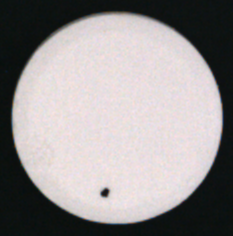
//> input picture imgs_0321_2025_v1/input/oriImg_04.png, 233 x 236 px
$ ./Pro_0407_2025_Pan_v3   (built with g++ and OpenCV 4)
//> lines starting //> are read from the running program, lines starting //| are printed output that depends on the picture; after the words box and inside, x2 and y2 are one past the last pixel; in counts of white or black regions, pixels touching at a corner belong together
#include <stdio.h>
#include <string.h>
#include <stdlib.h>
#include <cmath>
#include <opencv2/opencv.hpp>

using namespace std;
using namespace cv;

// the name of decision-variables
// ["threshVal", "gaussianSize", "circleOffset", "meidanSize", "dilateTimes_01"]
// ["aspectOffset_01", "contourPixNums_01", "dilateTimes_02", "aspectOffset_02", "contourPixNum_02"]
int info_val_dv[10] = { 18, 23, 11, 3, 1, 5, 7, 2, 0, 7 };


// [10 lines of commented-out code are left out]

void imgShow(const string& name, const Mat& img) {
	imshow(name, img);
	waitKey(0);
	destroyAllWindows();
}

/*
  function: Sobel processing
*/
void gradCal(Mat& srcImg, Mat& dstImg) {
	Mat sobelX, sobelY, gradientMagnitude;
	Sobel(srcImg, sobelX, CV_64F, 1, 0, 1);
	Sobel(srcImg, sobelY, CV_64F, 0, 1, 1);
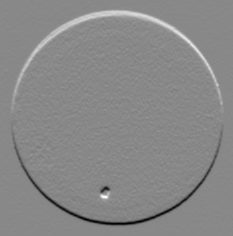
//> sobelY: 236 rows x 233 cols, CV_64FC1; min -132, max 114, mean 0; drawn with min black and max white
	magnitude(sobelX, sobelY, gradientMagnitude);
	normalize(gradientMagnitude, dstImg, 0, 255, NORM_MINMAX, CV_8U);
}

vector<Vec3f> circleDetect(Mat img, int gaussianSize) {
	Mat blurred;
	// GaussianBlur(img, blurred, Size(gaussianSize, gaussianSize), 0, 0);
	GaussianBlur(img, blurred, Size(gaussianSize, gaussianSize), 0, 0);
	// imgShow("res", blurred);
	vector<Vec3f> circles;
	HoughCircles(blurred, circles, HOUGH_GRADIENT, 1, blurred.rows / 8, 200, 100, 0, 0);
	return circles;
}

int comDistance(int y, int x, Vec3f circle, int circleOffset) {
	int centerX = (int)circle[0];
	int centerY = (int)circle[1];
	int radius = (int)circle[2];
	int distance = (int)sqrt(pow((double)(x - centerX), 2) + pow((double)(y - centerY), 2));
	if (distance > radius) {
		return 0;
	}
	else if (distance > radius - circleOffset && distance <= radius) {
		return 1;
	}
	else {
		return 2;
	}
}

void contourProcess(Mat& metaImg, Mat& resImg, int aspectRatio, int pixNums, vector<Vec3f> circles, int circleOffset) {
	vector<vector<Point>> contours;
	findContours(metaImg, contours, RETR_LIST, CHAIN_APPROX_SIMPLE);
	Mat mask = Mat::zeros(metaImg.size(), CV_8UC1);
	for (const auto& contour : contours) {
		Rect bounding_box = boundingRect(contour);
		double aspect_ratio = static_cast<double>(bounding_box.width) / bounding_box.height;
		if ((aspect_ratio <= (1 - aspectRatio * 0.1) || aspect_ratio > (1 + aspectRatio * 0.1)) && cv::contourArea(contour) < pixNums) {
			drawContours(mask, vector<vector<Point>>{contour}, -1, Scalar(255), -1);
		}
	}
	// imgShow("mask", mask);

	if (circles.size() != 0) {
		for (int y = 0; y < resImg.rows; y++) {
			for (int x = 0; x < resImg.cols; x++) {
				if (comDistance(y, x, circles[0], circleOffset) == 2) {
					if (mask.at<uchar>(y, x) == 255) {
						resImg.at<uchar>(y, x) = 255;
					}
				}
			}
		}
	}
	// imgShow("res", resImg);
}

void imgSingleProcess(Mat& oriImg, Mat& resImg, int arr_val_dv[]) {
	Mat kernel = getStructuringElement(MORPH_ELLIPSE, Size(5, 5));
	Mat metaImg;

	Mat edges_s1;
	gradCal(oriImg, edges_s1); // stat-01 -> Sobel
	// imgShow("res", edges_s1);

	Mat biImg;
	threshold(edges_s1, biImg, arr_val_dv[0], 255, THRESH_BINARY); // stat-02 -> threshold
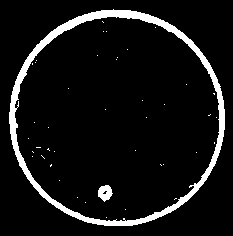
//> biImg: 236 rows x 233 cols, CV_8UC1; 7.8% white; 43 white regions (41 under 20 px), largest, box (x1, y1, x2, y2) and area: (9, 9, 225, 226) 4041, (98, 185, 113, 202) 170
	// imgShow("res", biImg);

	bitwise_not(biImg, biImg);
	// imgShow("res", biImg);

	vector<Vec3f> circles = circleDetect(biImg, arr_val_dv[1]); // GaussianSize
//> in circleDetect, `GaussianBlur(img, blurred, Size(gaussianSize, gaussianSize), 0, 0);`:
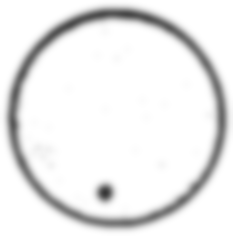
//> blurred: 236 rows x 233 cols, CV_8UC1; min 55, max 255, mean 235.2
//> in circleDetect, `HoughCircles(blurred, circles, HOUGH_GRADIENT, 1, blurred.rows / 8, 20..`: circles = 1 circle (x, y, radius): [116.5, 117.5, 109.1]
//> circles = 1 item: [116.5, 117.5, 109.1]

	if (circles.size() != 0) { // stat-03
		for (int y = 0; y < biImg.rows; y++) {
			for (int x = 0; x < biImg.cols; x++) {
				if (comDistance(y, x, circles[0], arr_val_dv[2]) != 2) {
					biImg.at<uchar>(y, x) = 255;
				}
			}
		}
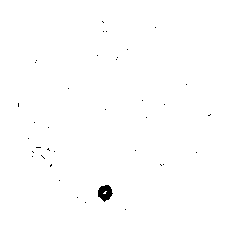
//> biImg: 236 rows x 233 cols, CV_8UC1; 99.6% white; 37 black regions (36 under 20 px), largest, box (x1, y1, x2, y2) and area: (98, 185, 113, 202) 170
	}
	// imgShow("test", biImg);

	Mat blurImg_mask;
	medianBlur(biImg, blurImg_mask, arr_val_dv[3]);
//> blurImg_mask: 236 rows x 233 cols, CV_8UC1; 99.7% white; 1 black region, box (x1, y1, x2, y2) and area: (98, 185, 112, 201) 171
	// imgShow("test", blurImg_mask);

	for (int idxET = 0; idxET < arr_val_dv[4]; idxET++) {
		erode(blurImg_mask, blurImg_mask, kernel);
	}
//> this loop made 1 pass
//> pass 1, in imgSingleProcess, `erode(blurImg_mask, blurImg_mask, kernel);`:
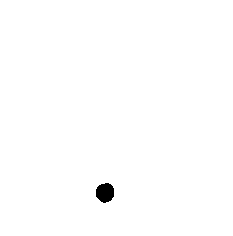
//> blurImg_mask: 236 rows x 233 cols, CV_8UC1; 99.5% white; 1 black region
	// imgShow("test", blurImg_mask);

	contourProcess(blurImg_mask, biImg, arr_val_dv[5], 100 * arr_val_dv[6], circles, arr_val_dv[2]);
//> in contourProcess, `findContours(metaImg, contours, RETR_LIST, CHAIN_APPROX_SIMPLE);`: contours = 2 contours; box (x1, y1, x2, y2) and area: (0, 0, 233, 236) 54520, (95, 182, 115, 204) 311
//> the loop in contourProcess, `for (const auto& contour : contours)` made 2 passes
//> (bounding_box, aspect_ratio) on pass 1: (Rect(95, 182, 20, 22), 0.909)
//> (contour, bounding_box, aspect_ratio) on pass 2: (4 Points (x, y): [0, 0], [0, 235], [232, 235], [232, 0], Rect(0, 0, 233, 236), 0.987)
//> after the loop in contourProcess, `for (const auto& contour : contours)`: mask: 236 rows x 233 cols, CV_8UC1; every value is 0
	// imgShow("res", biImg);

	metaImg = biImg.clone();
	for (int idxET = 0; idxET < arr_val_dv[7]; idxET++) {
		erode(metaImg, metaImg, kernel);
	}
//> this loop made 2 passes
//> pass 2, in imgSingleProcess, `erode(metaImg, metaImg, kernel);`:
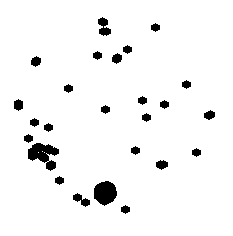
//> metaImg: 236 rows x 233 cols, CV_8UC1; 95.5% white; 25 black regions
	contourProcess(metaImg, biImg, arr_val_dv[8], 100 * arr_val_dv[9], circles, arr_val_dv[2]);
//> call 2 of contourProcess, with aspectRatio = 0, pixNums = 700, circleOffset = 11
//> in contourProcess (call 2), `findContours(metaImg, contours, RETR_LIST, CHAIN_APPROX_SIMPLE);`: contours = 30 contours, 3 with area under 20; largest, box (x1, y1, x2, y2) and area: (0, 0, 233, 236) 54520, (93, 180, 118, 207) 462, (27, 142, 60, 164) 440, (97, 16, 112, 37) 180, (72, 192, 91, 208) 139
//> the loop in contourProcess (call 2), `for (const auto& contour : contours)` made 30 passes
//> (bounding_box, aspect_ratio) on passes 1, 2, 3, 4, 5, 6, 10, 11, 12, 13, 14, 15: (Rect(120, 204, 11, 11), 1), (Rect(72, 192, 19, 16), 1.19), (Rect(93, 180, 25, 27), 0.926), (Rect(54, 175, 11, 11), 1), (Rect(155, 159, 14, 12), 1.17), (Rect(45, 159, 12, 13), 0.923), (Rect(191, 147, 11, 11), 1), (Rect(130, 145, 11, 11), 1), (Rect(27, 142, 33, 22), 1.5), (Rect(23, 133, 11, 11), 1), (Rect(43, 122, 11, 11), 1), (Rect(29, 117, 11, 11), 1)
//> (contour, bounding_box, aspect_ratio) on passes 7, 8, 9, 30: (1 Point (x, y): [44, 152], Rect(44, 152, 1, 1), 1), (1 Point (x, y): [38, 152], Rect(38, 152, 1, 1), 1), (1 Point (x, y): [42, 151], Rect(42, 151, 1, 1), 1), (4 Points (x, y): [0, 0], [0, 235], [232, 235], [232, 0], Rect(0, 0, 233, 236), 0.987)
//> after the loop in contourProcess (call 2), `for (const auto& contour : contours)`:
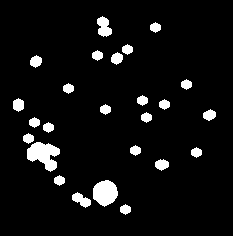
//> mask: 236 rows x 233 cols, CV_8UC1; 6.2% white; 25 white regions, largest, box (x1, y1, x2, y2) and area: (27, 142, 60, 172) 593, (93, 180, 118, 207) 497, (97, 16, 112, 37) 212
//> after the loop in contourProcess (call 2), `for (int y = 0; y < resImg.rows; y++)`: resImg: 236 rows x 233 cols, CV_8UC1; 0.41% of pixels changed, all inside (x1, y1, x2, y2) = (18, 21, 211, 210)
	// imgShow("res", biImg);
	resImg = biImg.clone();
}

int main(void) {
	Mat oriImg = imread("./imgs_0407_2025_v3/input/oriImg_04.png", IMREAD_GRAYSCALE);
	// imgShow("res", oriImg);
	Mat resImg;
	imgSingleProcess(oriImg, resImg, info_val_dv);
//> info_val_dv = [18, 23, 11, 3, 1, 5, 7, 2, 0, 7]
	imgShow("res", resImg);
	return 0;
}

$ run again, with imgs_0321_2025_v1/input/oriImg_02.png copied over imgs_0321_2025_v1/input/oriImg_04.png
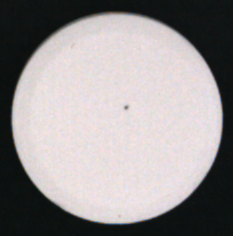
//> input picture imgs_0321_2025_v1/input/oriImg_02.png, 233 x 236 px
//> in circleDetect, `HoughCircles(blurred, circles, HOUGH_GRADIENT, 1, blurred.rows / 8, 20..`: circles = 1 circle (x, y, radius): [117.5, 117.5, 109.5]
//> in imgSingleProcess, `vector<Vec3f> circles = circleDetect(biImg, arr_val_dv[1]);`: circles = 1 item: [117.5, 117.5, 109.5]
//> after the loop in imgSingleProcess, `for (int y = 0; y < biImg.rows; y++)`:
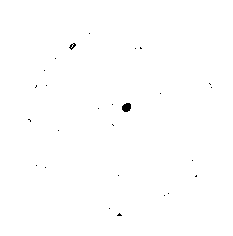
//> biImg: 236 rows x 233 cols, CV_8UC1; 99.8% white; 26 black regions (24 under 20 px), largest, box (x1, y1, x2, y2) and area: (122, 103, 131, 112) 65, (69, 43, 76, 50) 23
//> the loop in imgSingleProcess, `for (int idxET = 0; idxET < arr_val_dv[4]; idxET++)` made 1 pass
//> contours = 4 contours; box (x1, y1, x2, y2) and area: (0, 0, 233, 236) 54520, (119, 100, 134, 115) 152, (67, 41, 79, 52) 83, (115, 211, 124, 219) 44
//> the loop in contourProcess, `for (const auto& contour : contours)` made 4 passes
//> (bounding_box, aspect_ratio) on passes 1 to 3: (Rect(115, 211, 9, 8), 1.12), (Rect(119, 100, 15, 15), 1), (Rect(67, 41, 12, 11), 1.09)
//> the loop in imgSingleProcess, `for (int idxET = 0; idxET < arr_val_dv[7]; idxET++)` made 2 passes
//> contours = 23 contours; largest, box (x1, y1, x2, y2) and area: (0, 0, 233, 236) 54520, (117, 98, 136, 117) 254, (64, 38, 81, 55) 177, (31, 160, 51, 173) 137, (130, 42, 147, 54) 127
//> the loop in contourProcess (call 2), `for (const auto& contour : contours)` made 23 passes
//> (bounding_box, aspect_ratio) on passes 1 to 8: (Rect(112, 208, 15, 13), 1.15), (Rect(104, 203, 11, 11), 1), (Rect(159, 188, 15, 13), 1.15), (Rect(190, 170, 12, 12), 1), (Rect(113, 170, 11, 11), 1), (Rect(31, 160, 20, 13), 1.54), (Rect(187, 155, 11, 11), 1), (Rect(53, 125, 11, 11), 1)
//> after the loop in contourProcess (call 2), `for (const auto& contour : contours)`:
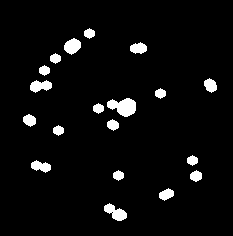
//> mask: 236 rows x 233 cols, CV_8UC1; 4.6% white; 19 white regions, largest, box (x1, y1, x2, y2) and area: (107, 98, 136, 117) 363, (104, 203, 127, 221) 226, (64, 38, 81, 55) 199
//> info_val_dv = [18, 23, 11, 3, 1, 5, 7, 2, 0, 7]
